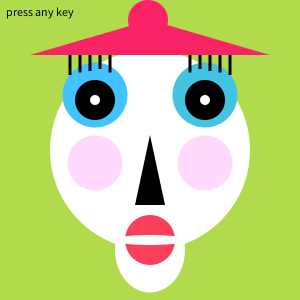
Frame 1 (no input)
Frame 60 (the mouse pressed at the canvas centre just before this capture): identical to frame 1, image omitted
Frame 120 (the mouse held since frame 60 and released just before this capture): identical to frame 1, image omitted

The Processing sketch that drew this single still picture (run headless with seeded random() and noise(); from frame 60 on, the mouse is pressed at the canvas centre):

// Processing sketch: processing_132394
// ── processing_132394.pde

boolean flipFlop = false;
String keyPrompt = "press any key";

int smile;
int eyeR;
int eyeL;
int eyeColor;
int eyeColor2;
int chin;
int lipColor2;
int lipColor1;
int lipColor3;
int hatColor;
int hatMoveR;
int hatMoveL;

void setup(){
  size(300, 300);
  background(240,237,194);
  textSize(12);
}
 
void draw(){
  if (flipFlop == false){
    eyeR = 10;
    smile = 50;
    eyeL = 10;
    eyeColor = 66;
    eyeColor2 = 66;
    chin = 100;
    lipColor2 = 64;
    lipColor3  = 91;
    lipColor1 = 249;
    hatColor = 35;
    hatMoveR = 120;
    hatMoveL = -95;
  }
  if (flipFlop == true){
    eyeR = 20;
    smile = 80;
    eyeL = 20;
    eyeColor = 300;
    eyeColor2 = 300;
    chin = 50;
    lipColor2 = 182;
    lipColor1 = 39;
    lipColor3 = 248;
    hatColor = 280;
    hatMoveR = 90;
    hatMoveL = -65;
  }
  makeFace();
  smooth();
  text(keyPrompt,-145,-135);
}
 
void keyPressed(){
  flipFlop =! flipFlop;
  keyPrompt = ("");
}
 
void makeFace(){
size(300,300);
background(177,219,76);
translate(150,150);
noStroke();
fill(255);
ellipse(0,0,200,200);

noStroke();
 
 
//blueeyes
noStroke();
fill(eyeColor,195,225);
ellipse(55,-55,65,65);
 
 
//blueeyes
noStroke();
fill(eyeColor2,195,255);
ellipse(-55,-55,65,65);
 
//blackeye
noStroke();
fill(0);
ellipse(-55,-50,40,40);
//whitecircleeye
noStroke();
fill(255);
ellipse(-55,-50,eyeR,10);
//blackeye
noStroke();
fill(0);
ellipse(55,-50,40,40);
//whitecircleeye
noStroke();
fill(255);
ellipse(55,-50,eyeL,10);
//cheeckL
noStroke();
fill(255,218,253);
ellipse(-55,13,55,55);
 
//cheeckR
fill(255,218,253);
ellipse(55,13,55,55);
 
//chin
fill(255);
ellipse(0,chin,70,85);
 
 
 
//hatcircle
noStroke();
fill(249,hatColor,101);
ellipse(-2,-130,40,40);
//greeneyes
 
//mouth
noStroke();
fill(lipColor1,lipColor2,lipColor3);
ellipse(0,90,smile,50);
 
noStroke();
fill(255,255,255);
ellipse(0,90,75,10);
//eyelashes-right
rectMode(CENTER);
fill(20,300,40);
noStroke();
fill(0);
rect(80,-85,3,20);
rect(70,-87.5,3,20);
rect(60,-89,3,20);
rect(50,-91,3,20);
rect(40,-87.5,3,20);
//eyelashes-left
rect(-80,-85,3,20);
rect(-70,-87.5,3,20);
rect(-60,-89,3,20);
rect(-50,-91,3,20);
rect(-40,-87.5,3,20);
 
 // nose
noStroke();
fill(255);
 
//hat
fill(249,35,101);
triangle(0,-130,-120,-95,hatMoveR,hatMoveL);
 // nose
noStroke();
fill(255);
fill(0);
 triangle(0,-15, -15, 55, 15, 55);
}
